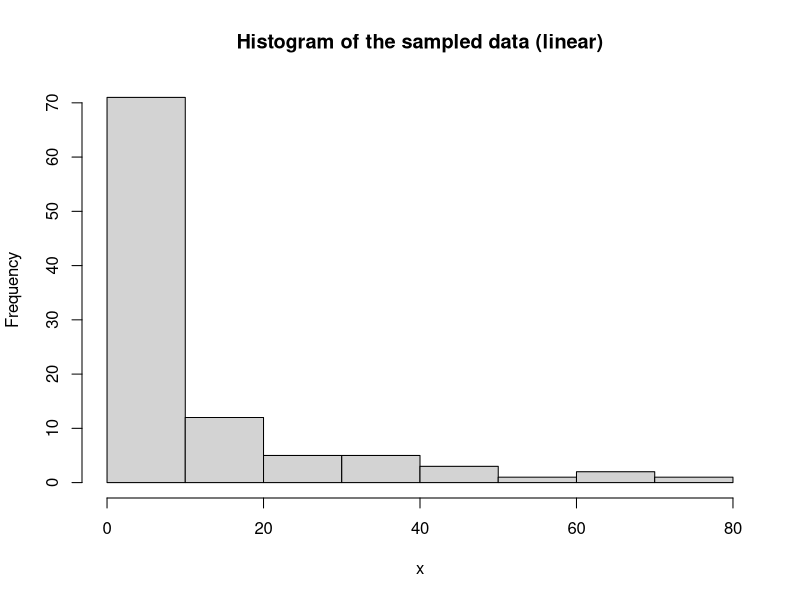
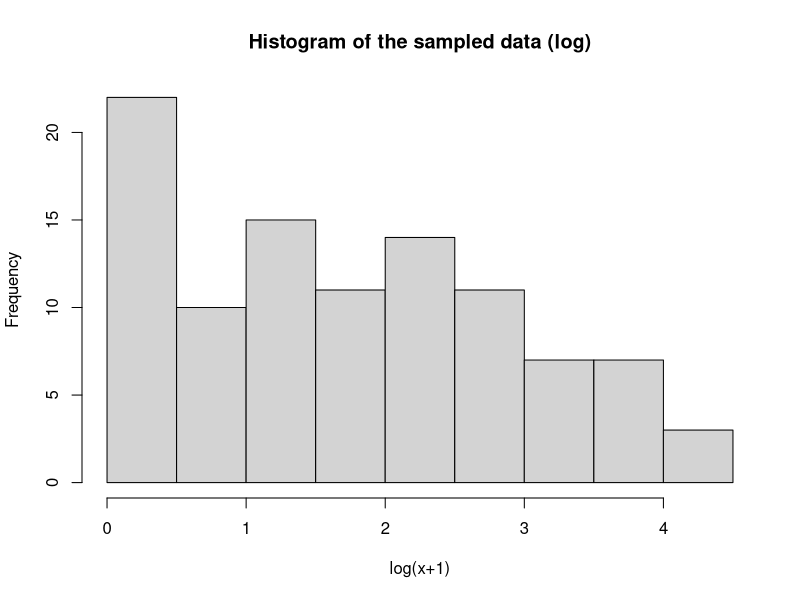

These figures' R source, in order:
## ---- chunk 1

## ---- chunk 2
set.seed(1) #to get the same results when running the code 
n=100
mu= 10
dispersion = 2

## ---- chunk 3
x= rnbinom(100, mu=mu,size = 1/dispersion)
x
## ---- chunk 4

hist(x, main = "Histogram of the sampled data (linear)")


## ---- chunk 5
hist(log(x+1), xlab = "log(x+1)", main = "Histogram of the sampled data (log)" )
## ---- chunk 6
mean(x)
var(x)

## ---- chunk 7
mean = mu
Variance = mu + mu^2 *dispersion

mean
Variance 

